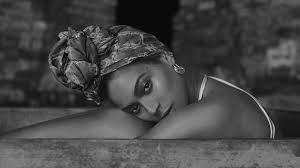
#> input picture images/image2.jpg, 300 x 168 px; its folder holds only this picture in this run
$ python main.py
#> lines starting #> are read from the running program, lines starting #| are printed output that depends on the picture
import numpy as np
import cv2
import matplotlib.pyplot as plt
import glob
import os

def plot_image_and_histogram(img, img_eq, img_inverted):
    # Calcular os histogramas
    hist_img = cv2.calcHist([img], [0], None, [256], [0, 256])
    hist_img_eq = cv2.calcHist([img_eq], [0], None, [256], [0, 256])
    hist_img_inverted = cv2.calcHist([img_inverted], [0], None, [256], [0, 256])

    # Criar a figura para exibir as imagens e seus histogramas
    plt.figure(figsize=(18, 12))

    # Mostrar imagem original
    plt.subplot(3, 2, 1)
    plt.imshow(img, cmap='gray')
    plt.title('Imagem Original')
    plt.axis('off')

    # Histograma da imagem original
    plt.subplot(3, 2, 2)
    plt.plot(hist_img, color='black')
    plt.title('Histograma - Imagem Original')
    plt.xlim([0, 255])
    plt.gca().set_ylim(bottom=0)

    # Mostrar imagem equalizada
    plt.subplot(3, 2, 3)
    plt.imshow(img_eq, cmap='gray')
    plt.title('Imagem Equalizada')
    plt.axis('off')

    # Histograma da imagem equalizada
    plt.subplot(3, 2, 4)
    plt.plot(hist_img_eq, color='blue')
    plt.title('Histograma - Imagem Equalizada')
    plt.xlim([0, 255])
    plt.gca().set_ylim(bottom=0)

    # Mostrar imagem invertida
    plt.subplot(3, 2, 5)
    plt.imshow(img_inverted, cmap='gray')
    plt.title('Imagem Invertida')
    plt.axis('off')

    # Histograma da imagem invertida
    plt.subplot(3, 2, 6)
    plt.plot(hist_img_inverted, color='red')
    plt.title('Histograma - Imagem Invertida')
    plt.xlim([0, 255])
    plt.gca().set_ylim(bottom=0)

    # Ajustar o layout
    plt.tight_layout()
    plt.show()

def process_image(file):
    # Ler imagem em escala de cinza
#> called with file = './images/image2.jpg'
    img = cv2.imread(file, cv2.IMREAD_GRAYSCALE)
#> img is the input picture: shape (168, 300); min 0, max 221, mean 70.6
    img_inverted = 255 - img
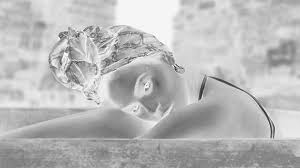
#> img_inverted: shape (168, 300); min 34, max 255, mean 184.4
    img_eq = cv2.equalizeHist(img)
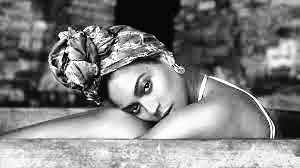
#> img_eq: shape (168, 300); min 0, max 255, mean 128.8

    return img, img_eq, img_inverted

def main():
    # Solicitar o nome do arquivo ao usuário
    image_name = input("Digite o nome da imagem (ou pressione Enter para processar todas as imagens): ").strip()

    # Verificar se o nome do arquivo foi inserido
    if image_name:
        image_path = os.path.join('./images', image_name)

        if os.path.exists(image_path):
            # Processar a imagem especificada
            img, img_eq, img_inverted = process_image(image_path)

            # Exibir a imagem e seus histogramas
            plot_image_and_histogram(img, img_eq, img_inverted)
        else:
            print("Imagem não encontrada no diretório './images'.")
    else:
        # Processar todas as imagens na pasta
        for file in glob.glob('./images/*'):
            img, img_eq, img_inverted = process_image(file)

            # Exibir a imagem e seus histogramas para cada imagem
            plot_image_and_histogram(img, img_eq, img_inverted)
#> in plot_image_and_histogram, `hist_img = cv2.calcHist([img], [0], None, [256], [0, 256])`: hist_img = 256 values, max 1534 at index 10, min 0 at index 199, mean 196.9
#> in plot_image_and_histogram, `hist_img_eq = cv2.calcHist([img_eq], [0], None, [256], [0, 256])`: hist_img_eq = 256 values, max 1716 at index 9, min 0 at index 2, mean 196.9
#> in plot_image_and_histogram, `hist_img_inverted = cv2.calcHist([img_inverted], [0], None, [256], [0,..`: hist_img_inverted = 256 values, max 1534 at index 245, min 0 at index 0, mean 196.9
#> in plot_image_and_histogram, `plt.show()`:
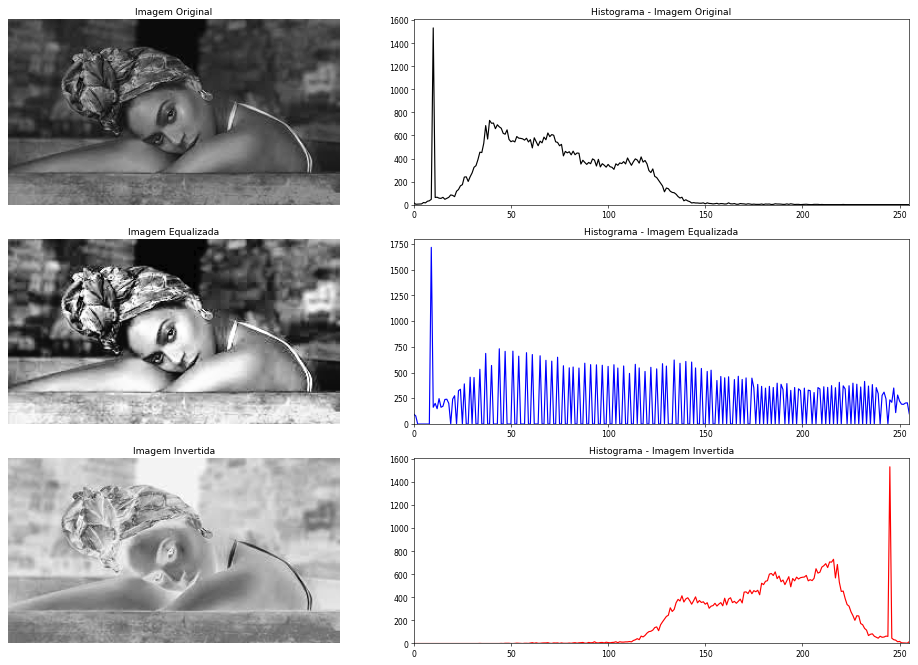
#> figure drawn by matplotlib, 6 panels; panel 2: curve peaks at x = 10, y = 1534; panel 4: curve peaks at x = 9, y = 1716; panel 6: curve peaks at x = 245, y = 1534

if __name__ == '__main__':
    main()

$ run again, on images/image3.jpg
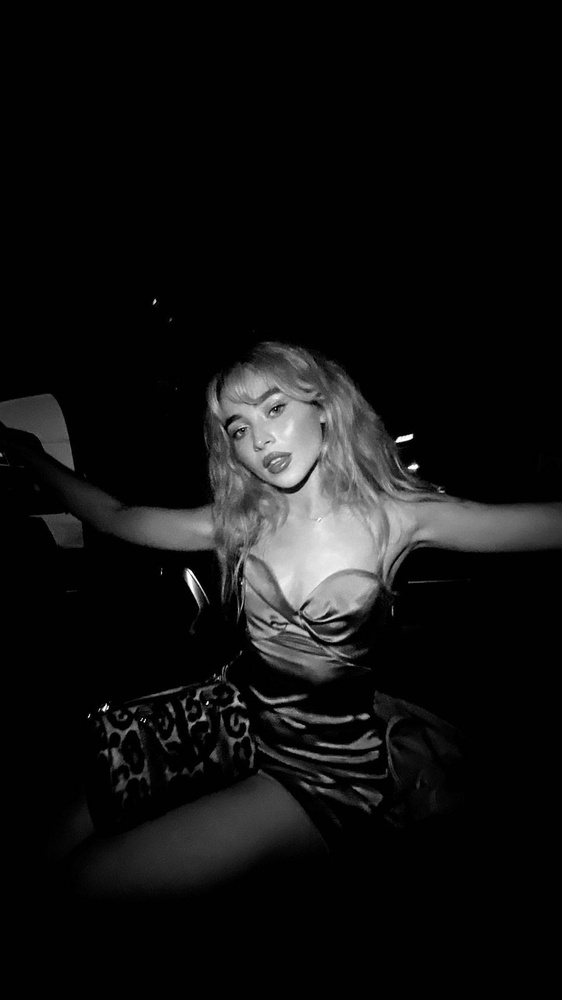
#> input picture images/image3.jpg, 562 x 1000 px, shrunk from 1080 x 1920 before the run
#> in process_image, img is the input picture: shape (1000, 562); min 0, max 255, mean 17.4
#> in process_image, `img_inverted = 255 - img`:
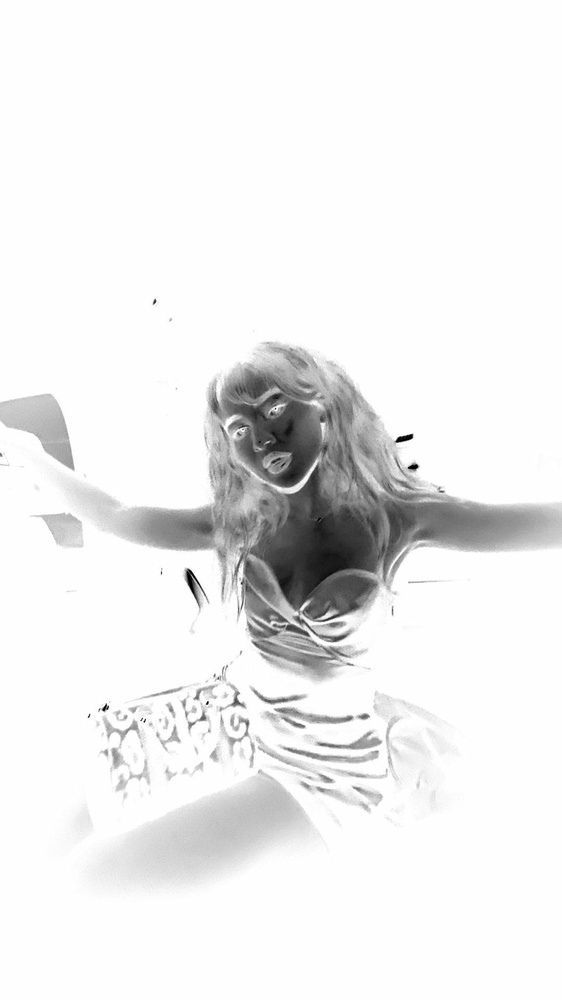
#> img_inverted: shape (1000, 562); min 0, max 255, mean 237.6
#> in process_image, `img_eq = cv2.equalizeHist(img)`:
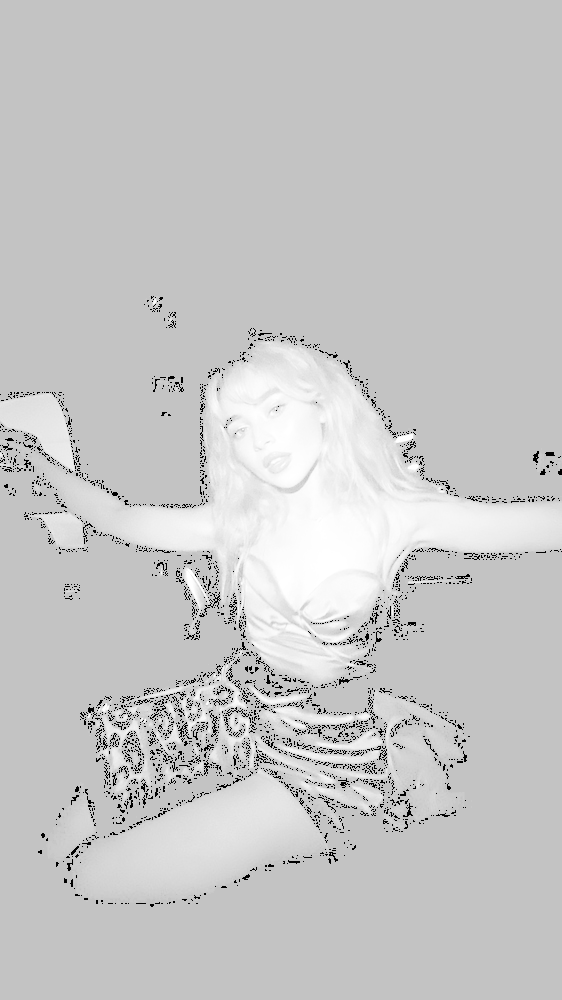
#> img_eq: shape (1000, 562); min 0, max 255, mean 198.3
#> hist_img = 256 values, max 421772 at index 1, min 4 at index 244, mean 2195.3
#> hist_img_eq = 256 values, max 421772 at index 195, min 0 at index 1, mean 2195.3
#> hist_img_inverted = 256 values, max 421772 at index 254, min 4 at index 11, mean 2195.3

$ run again, on images/image3.png
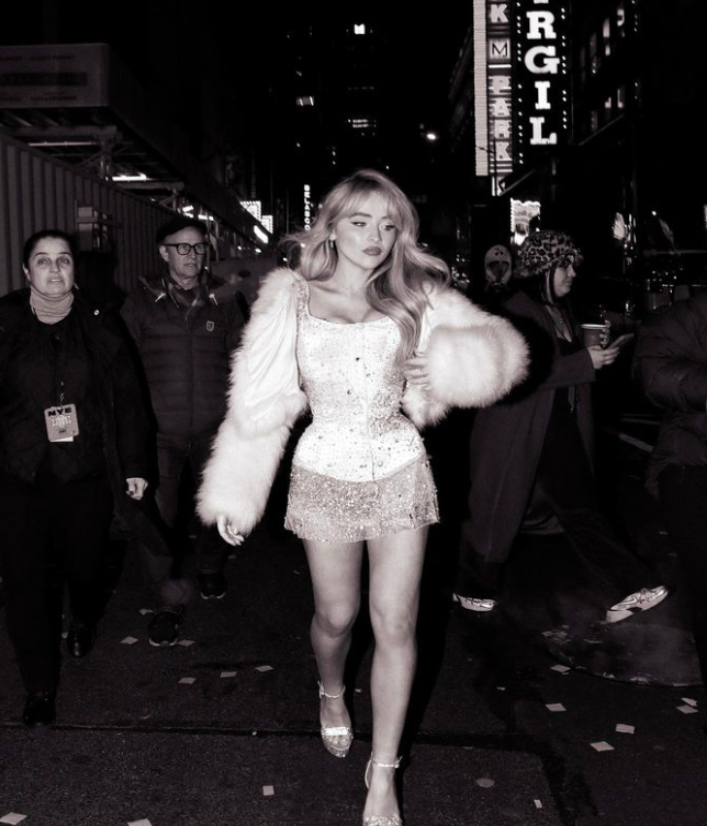
#> input picture images/image3.png, 707 x 826 px
#> in process_image, `img_inverted = 255 - img`:
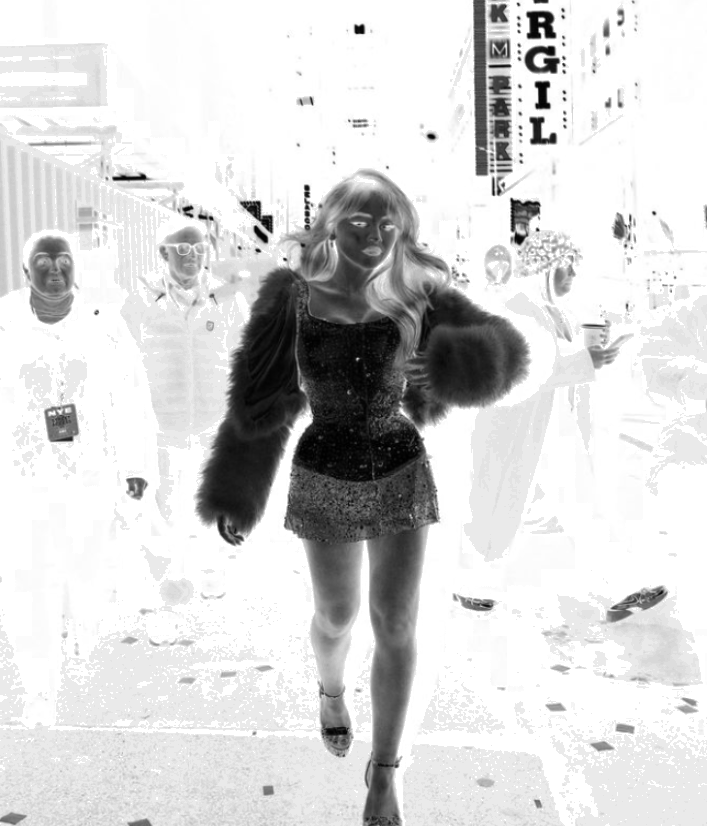
#> img_inverted: shape (826, 707); min 0, max 255, mean 213.7
#> in process_image, `img_eq = cv2.equalizeHist(img)`:
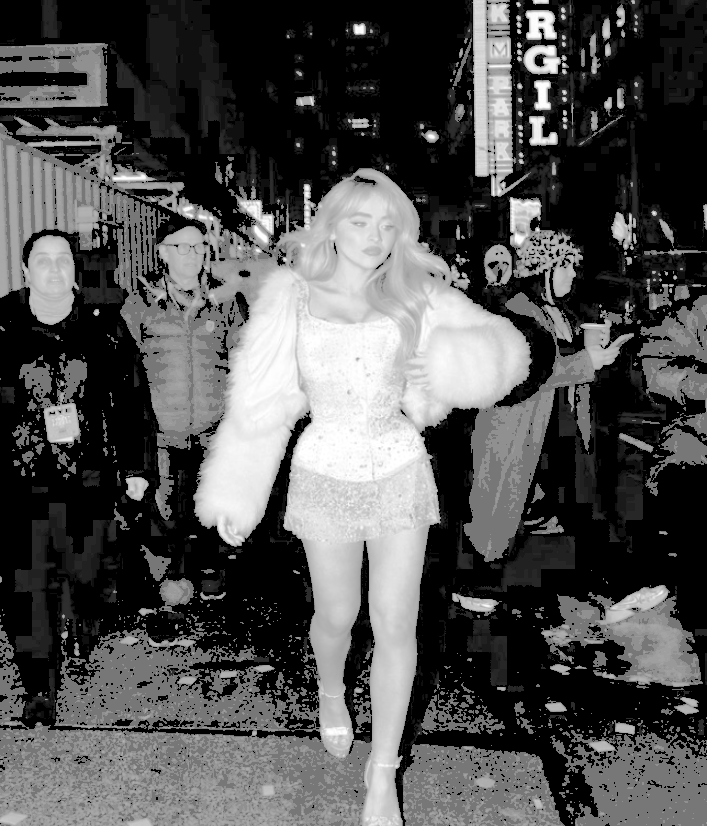
#> img_eq: shape (826, 707); min 0, max 255, mean 81.4
#> hist_img = 256 values, max 244362 at index 0, min 0 at index 108, mean 2281.2
#> hist_img_eq = 256 values, max 244362 at index 0, min 0 at index 1, mean 2281.2
#> hist_img_inverted = 256 values, max 244362 at index 255, min 0 at index 147, mean 2281.2

$ run again, on images/image4.jpg
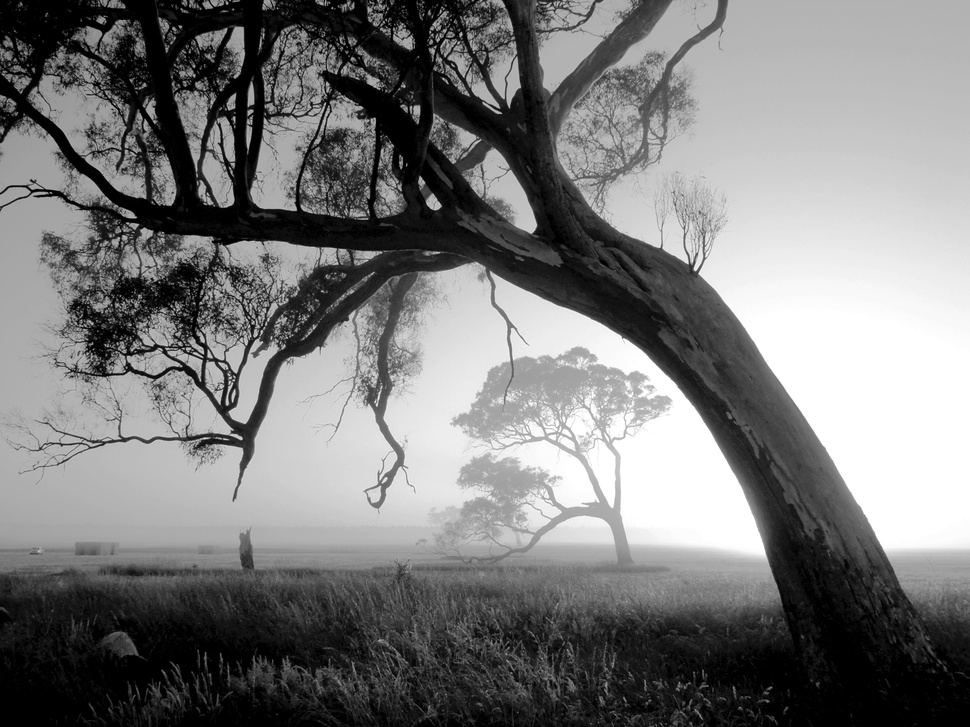
#> input picture images/image4.jpg, 970 x 727 px, shrunk from 4000 x 3000 before the run
#> in process_image, img is the input picture: shape (727, 970); min 0, max 255, mean 122.5
#> in process_image, `img_inverted = 255 - img`:
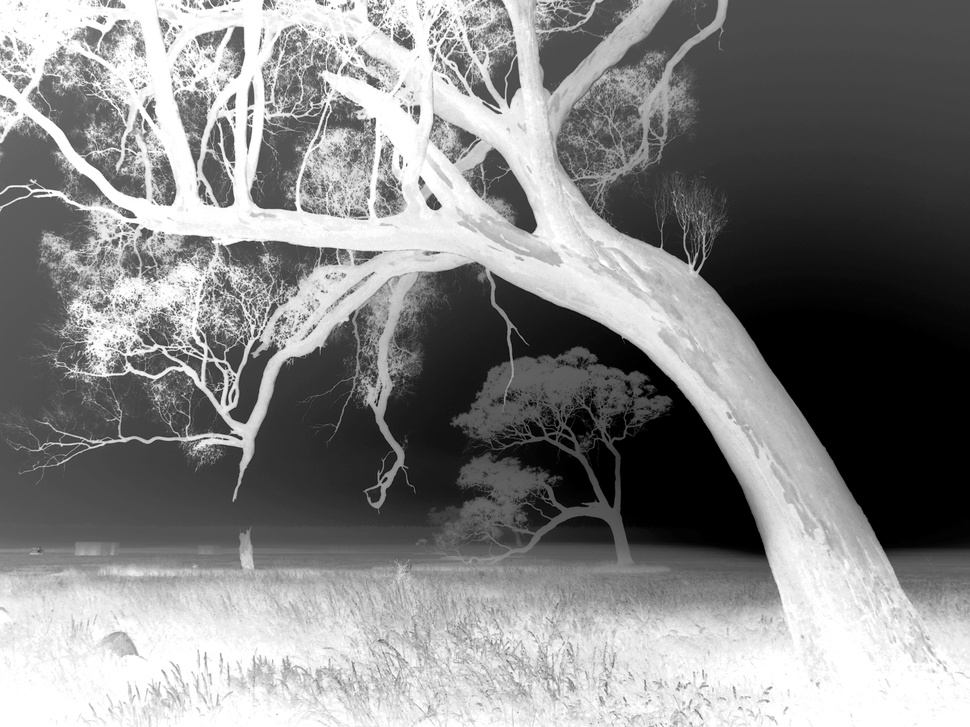
#> img_inverted: shape (727, 970); min 0, max 255, mean 132.5
#> in process_image, `img_eq = cv2.equalizeHist(img)`:
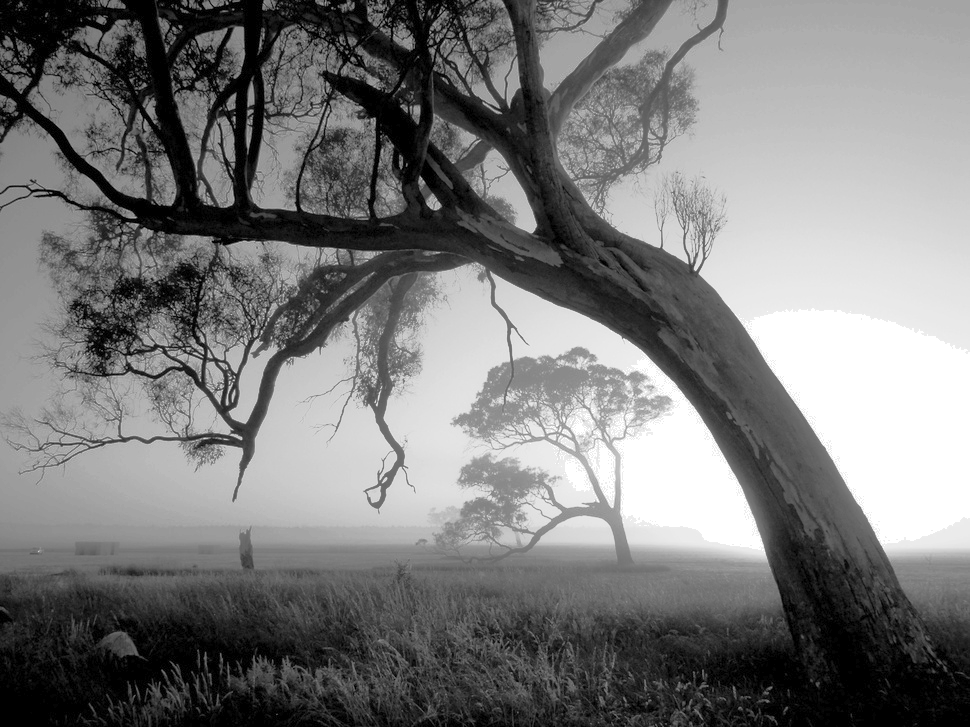
#> img_eq: shape (727, 970); min 0, max 255, mean 122
#> hist_img = 256 values, max 48034 at index 255, min 655 at index 243, mean 2754.6
#> hist_img_eq = 256 values, max 48034 at index 255, min 0 at index 1, mean 2754.6
#> hist_img_inverted = 256 values, max 48034 at index 0, min 655 at index 12, mean 2754.6
